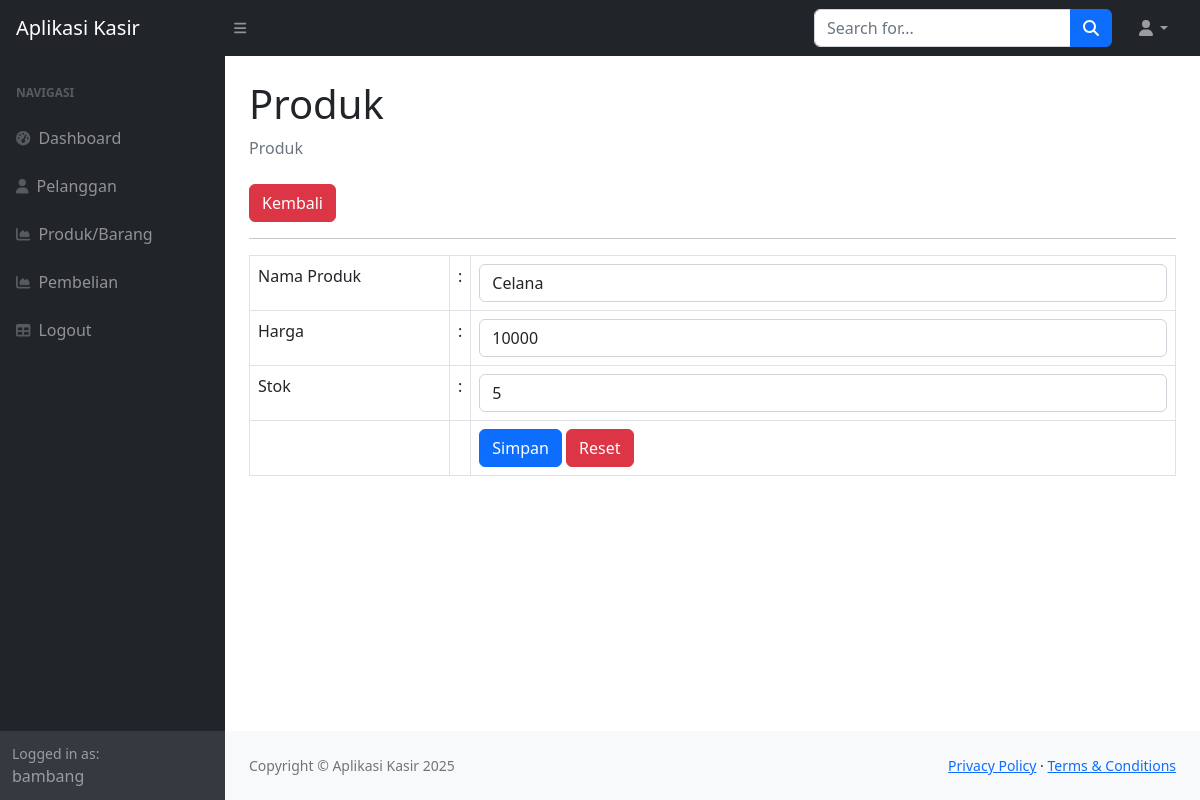
/?page=produk_ubah&&id=1 (signed in), run on the app's committed database.
### tables this page shows
CREATE TABLE `produk` (
  `id_produk` int(11) NOT NULL,
  `nama_produk` varchar(255) DEFAULT NULL,
  `harga` int(11) DEFAULT NULL,
  `stok` int(11) DEFAULT NULL
);

### produk_ubah.php (the view, shortened to what this page needs)
<?php
    $id = $_GET['id'];
    $query = mysqli_query($koneksi,"SELECT*FROM produk WHERE id_produk=$id");
    $data = mysqli_fetch_array($query);
?>
<div class="container-fluid px-4">
                        <h1 class="mt-4">Produk</h1>
                        <ol class="breadcrumb mb-4">
                            <li class="breadcrumb-item active">Produk</li>
                        </ol>
                            <a href="?page=Produk" class="btn btn-danger">Kembali</a>
                            <hr>
                            <form method="POST">
                                <table class="table table-bordered">
                                    <tr>
                                        <td width="200">Nama Produk</td>
                                        <td width="1">:</td>
                                        <td><input class="form-control" value="<?php echo $data['nama_produk']; ?>" type="text" name="nama_produk"></td>
                                    </tr>
                                    <tr>
                                        <td>Harga</td>
                                        <td>:</td>
                                        <td><input class="form-control" name="harga" type="number" value="<?php echo $data['harga']; ?>" step="0"></>
                                        </td>
                                    </tr>
                                    <tr>
                                        <td>Stok</td>
                                        <td>:</td>
                                        <td><input class="form-control" type="number" value="<?php echo $data['stok']; ?>"  step="0" name="stok"></td>
                                    </tr>
                                    <tr>
                                        <td></td>
                                        <td></td>
                                        <td>
                                            <button type="submit" class="btn btn-primary">Simpan</button>
                                            <button type="reset" class="btn btn-danger">Reset</button>
                                        </td>
                                    </tr>
                                </table>
                            </form>
                    </div>

### data on the page
produk: nama_produk "Celana", harga "10000", stok "5"

### other printed values
$_SESSION['user']['nama'] "bambang"
